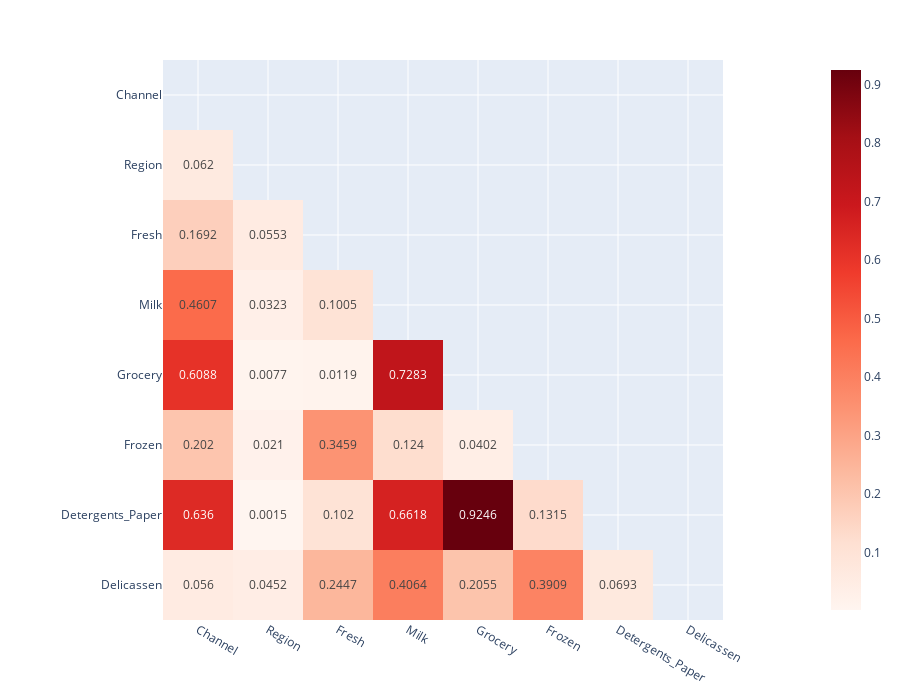

This figure's notebook cell:
### Code cell
corr_plot(customers)

### Figure 1 — Plotly figure (JSON) as saved in the notebook; plotly's stock layout.template omitted (floating-point values rounded to 4 significant figures)
{"data": [{"coloraxis": "coloraxis", "hovertemplate": "x: %{x}<br>y: %{y}<br>color: %{z}<extra></extra>", "name": "0", "texttemplate": "%{z}", "type": "heatmap", "x": ["Channel", "Region", "Fresh", "Milk", "Grocery", "Frozen", "Detergents_Paper", "Delicassen"], "xaxis": "x", "y": ["Channel", "Region", "Fresh", "Milk", "Grocery", "Frozen", "Detergents_Paper", "Delicassen"], "yaxis": "y", "z": [[null, null, null, null, null, null, null, null], [0.062, null, null, null, null, null, null, null], [0.1692, 0.0553, null, null, null, null, null, null], [0.4607, 0.0323, 0.1005, null, null, null, null, null], [0.6088, 0.0077, 0.0119, 0.7283, null, null, null, null], [0.202, 0.021, 0.3459, 0.124, 0.0402, null, null, null], [0.636, 0.0015, 0.102, 0.6618, 0.9246, 0.1315, null, null], [0.056, 0.0452, 0.2447, 0.4064, 0.2055, 0.3909, 0.0693, null]]}], "layout": {"coloraxis": {"colorscale": [[0, "rgb(255,245,240)"], [0.125, "rgb(254,224,210)"], [0.25, "rgb(252,187,161)"], [0.375, "rgb(252,146,114)"], [0.5, "rgb(251,106,74)"], [0.625, "rgb(239,59,44)"], [0.75, "rgb(203,24,29)"], [0.875, "rgb(165,15,21)"], [1, "rgb(103,0,13)"]]}, "height": 700, "margin": {"t": 60}, "width": 900, "xaxis": {"anchor": "y", "constrain": "domain", "domain": [0, 1], "scaleanchor": "y"}, "yaxis": {"anchor": "x", "autorange": "reversed", "constrain": "domain", "domain": [0, 1]}}}
